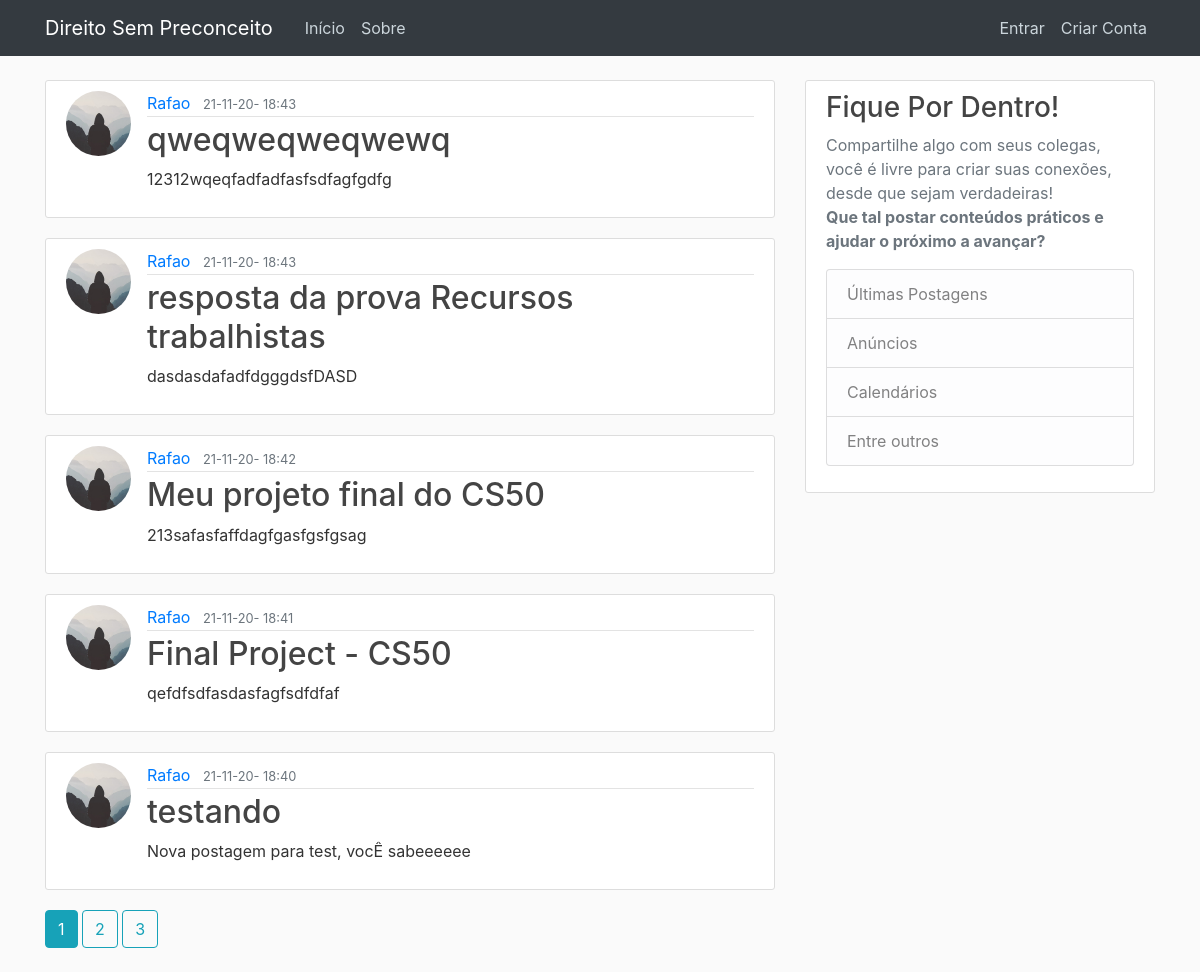
Before: / with the older database file.
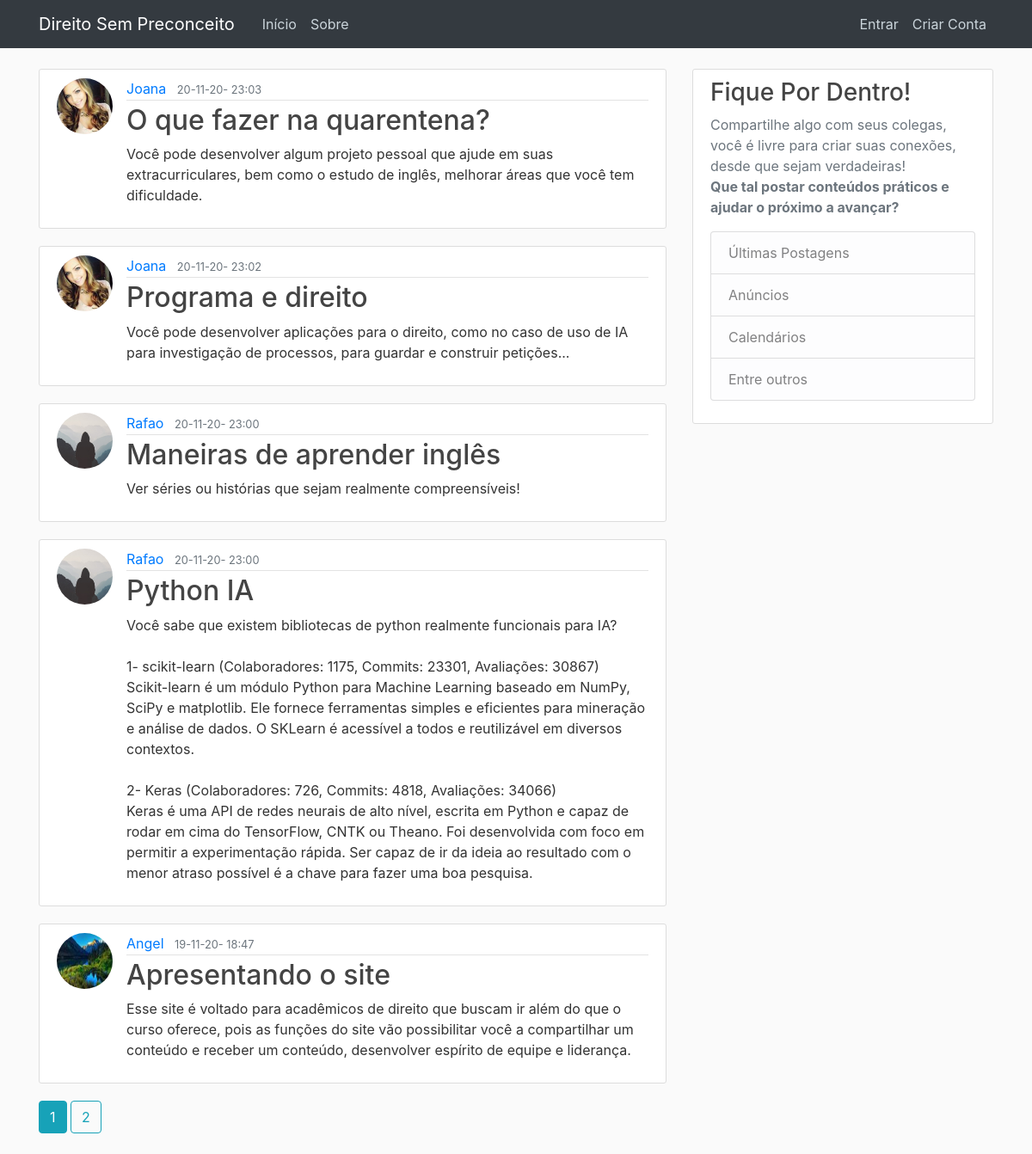
After: the same page with the newer database file.
### application/models.py (models this page shows, shortened)
class Post(db.Model):
    id = db.Column(db.Integer, primary_key=True)
    title = db.Column(db.String(100), nullable=False)
    date_posted = db.Column(db.DateTime, nullable=False,
                            default=datetime.now)
    content = db.Column(db.Text, nullable=False)
    user_id = db.Column(db.Integer, db.ForeignKey('user.id'), nullable=False)

class User(db.Model, UserMixin):
    id = db.Column(db.Integer, primary_key=True)
    username = db.Column(db.String(20), unique=True, nullable=False)
    email = db.Column(db.String(120), unique=True, nullable=False)
    image_file = db.Column(db.String(20), nullable=False,
                           default='default.jpg')
    password = db.Column(db.String(60), nullable=False)
    posts = db.relationship('Post', backref='author', lazy=True)

### application/routes.py (the view, shortened to what this page needs)
@app.route('/', methods=['GET', 'POST'], defaults={"page": 1})
@app.route('/<int:page>', methods=['GET', 'POST'])
def index(page):
    page = page
    pages = 5
    posts = Post.query.order_by(
        Post.date_posted.desc()).paginate(page, pages, error_out=False)
    return render_template('index.html', posts=posts, title='Inicío')

### application/templates/index.html
{%extends "layout.html"%}
{%block content%}
  {% for post in posts.items %}
  <article class="media content-section">
    <img class="rounded-circle article-img" src="{{ url_for('static', filename='profile_pics/' + post.author.image_file) }}">
    <div class="media-body">
      <div class="article-metadata">
        <a class="mr-2" href="#">{{ post.author.username }}</a>
        <small class="text-muted">{{ post.date_posted.strftime('%d-%m-%y- %H:%M') }}</small>
      </div>
      <h2><a class="article-title" href="{{ url_for('post', post_id=post.id) }}">{{ post.title }}</a></h2>
      <p class="article-content">{{ post.content }}</p>
    </div>
  </article>
  {%endfor %}
  {% for page_num in posts.iter_pages(left_edge=1, right_edge=1, left_current=1, right_current=2) %}
    {% if page_num %}
      {% if posts.page == page_num %}
        <a class="btn btn-info mb-4" href="{{ url_for('index', page=page_num) }}">{{ page_num }}</a>
        {% else %}
        <a class="btn btn-outline-info mb-4" href="{{ url_for('index', page=page_num) }}">{{ page_num }}</a>
        {% endif %}
    {% else %}
      ...
    {% endif %}
  {% endfor %}
{%endblock content%}

Changed rows visible on the page:
removed Post: image_file (placeholder picture), author.username "Rafao", date_posted "21-11-20- 18:43", title "qweqweqweqwewq", content "12312wqeqfadfadfasfsdfagfgdfg"
removed Post: image_file (placeholder picture), author.username "Rafao", date_posted "21-11-20- 18:43", title "resposta da prova Recursos trabalhistas", content "dasdasdafadfdgggdsfDASD"
removed Post: image_file (placeholder picture), author.username "Rafao", date_posted "21-11-20- 18:42", title "Meu projeto final do CS50", content "213safasfaffdagfgasfgsfgsag"
removed Post: image_file (placeholder picture), author.username "Rafao", date_posted "21-11-20- 18:41", title "Final Project - CS50", content "qefdfsdfasdasfagfsdfdfaf"
removed Post: image_file (placeholder picture), author.username "Rafao", date_posted "21-11-20- 18:40", title "testando", content "Nova postagem para test, vocÊ sabeeeeee"
now on this page (row unchanged): Post: image_file (picture), author.username "Joana", date_posted "20-11-20- 23:03", title "O que fazer na quarentena?", content "Você pode desenvolver algum projeto pessoal que ajude em suas extracurriculares, bem como o estudo de inglês, melhorar áreas que você tem dificuldade."
now on this page (row unchanged): Post: image_file (picture), author.username "Joana", date_posted "20-11-20- 23:02", title "Programa e direito", content "Você pode desenvolver aplicações para o direito, como no caso de uso de IA para investigação de processos, para guardar e construir petições..."
now on this page (row unchanged): Post: image_file (placeholder picture), author.username "Rafao", date_posted "20-11-20- 23:00", title "Maneiras de aprender inglês", content "Ver séries ou histórias que sejam realmente compreensíveis!"
now on this page (row unchanged): Post: image_file (placeholder picture), author.username "Rafao", date_posted "20-11-20- 23:00", title "Python IA", content "Você sabe que existem bibliotecas de python realmente funcionais para IA? 1- scikit-learn (Colaboradores: 1175, Commits: 23301, Avaliações: 30867) Scikit-learn é um módulo Python para Machine Learning baseado em NumPy, SciPy e matplotlib. Ele fornece ferramentas simples e eficientes para mineração e análise de dados. O SKLearn é acessível a todos e reutilizável em diversos contextos. 2- Keras (Colaboradores: 726, Commits: 4818, Avaliações: 34066) Keras é uma API de redes neurais de alto nível, escrita em Python e capaz de rodar em cima do TensorFlow, CNTK ou Theano. Foi desenvolvida com foco em permitir a experimentação rápida. Ser capaz de ir da ideia ao resultado com o menor atraso…"
now on this page (row unchanged): Post: image_file (picture), author.username "Angel", date_posted "19-11-20- 18:47", title "Apresentando o site", content "Esse site é voltado para acadêmicos de direito que buscam ir além do que o curso oferece, pois as funções do site vão possibilitar você a compartilhar um conteúdo e receber um conteúdo, desenvolver espírito de equipe e liderança."
Other visible differences:
list line gone: "3"
